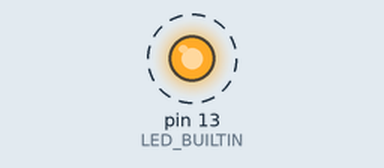
The sketch below on a simulated Arduino Uno, built with avr-gcc and run on an emulated ATmega328P. Shown: output pins drawn as LEDs (lit = HIGH). Dashed ring = blinking.

Above: at 0.5 s.
Timing chart, 0 to 4.6 s (numbered marks = the images above):
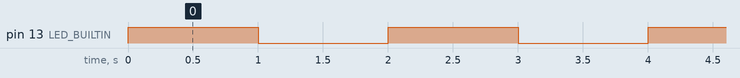

The sketch:

IOT_modules.ino
```cpp
#include "led.c"

// the setup function runs once when you press reset or power the board
void setup() {
  // initialize digital pin LED_BUILTIN as an output.
  ledinit();
}

// the loop function runs over and over again forever
void loop() {
  ledlogic();                      // wait for a second
}
```

led.c
```cpp
#include<Arduino.h>
#define LED_BUILTIN 13

// the setup function runs once when you press reset or power the board
void ledinit() {
  // initialize digital pin LED_BUILTIN as an output.
  pinMode(LED_BUILTIN, OUTPUT);
}

// the loop function runs over and over again forever
void ledlogic() {
  digitalWrite(LED_BUILTIN, HIGH);  // change state of the LED by setting the pin to the HIGH voltage level
  delay(1000);                      // wait for a second
  digitalWrite(LED_BUILTIN, LOW);   // change state of the LED by setting the pin to the LOW voltage level
  delay(1000);                      // wait for a second
}
```

Measured:
- by itself, pin 13 (LED_BUILTIN): alternates HIGH for 1.0 s and LOW for 1.0 s
